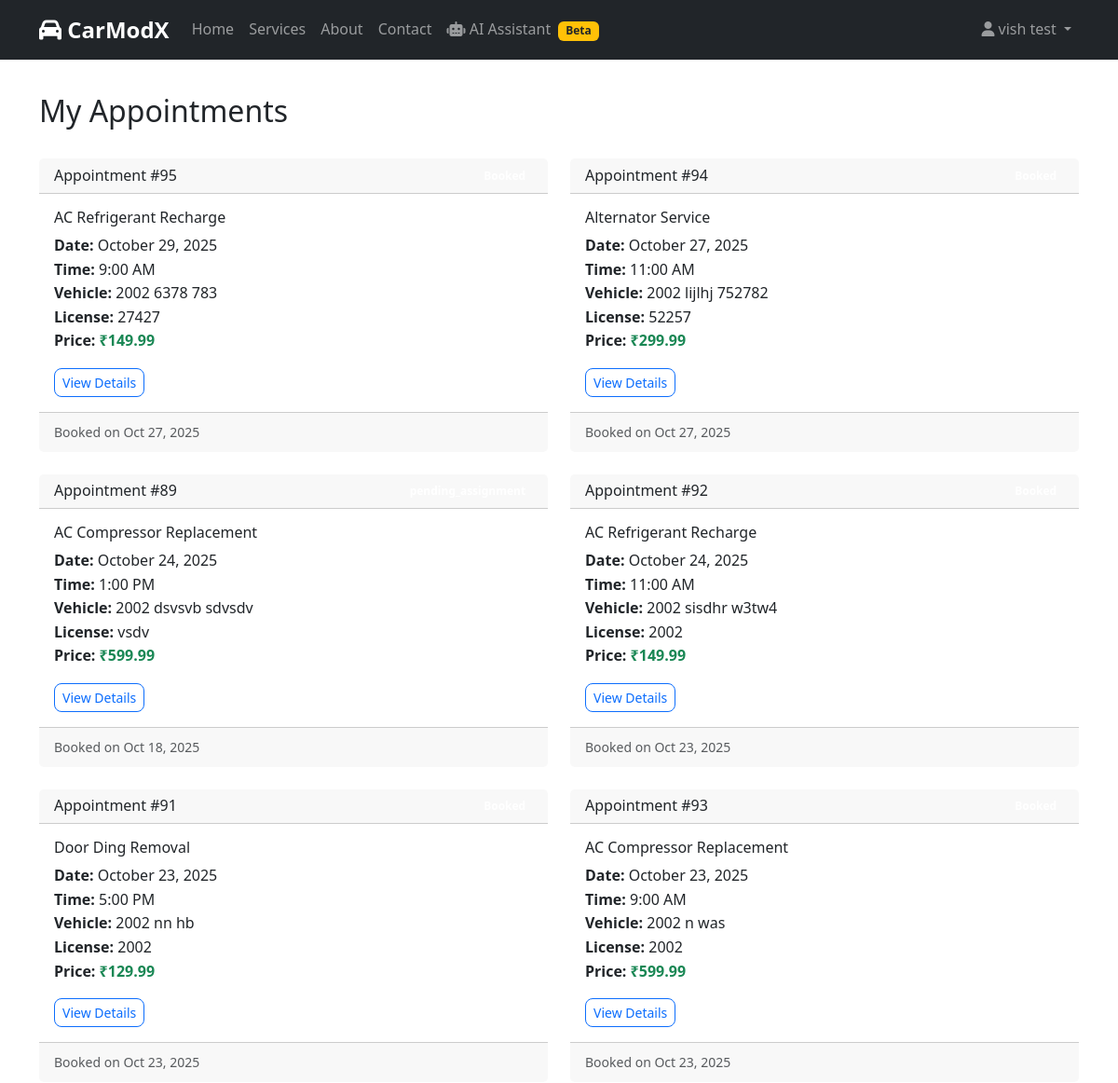
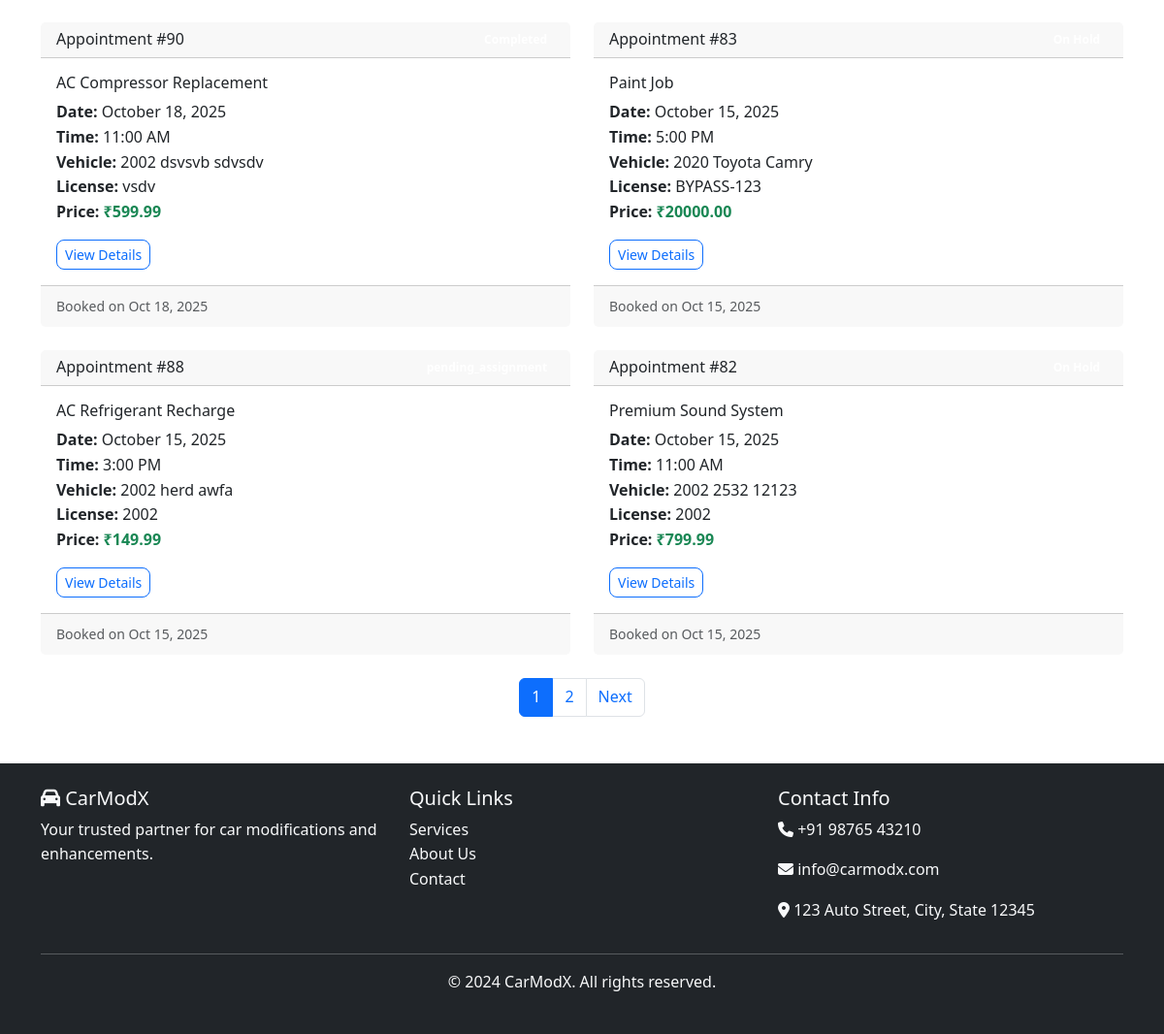
The app's page /appointments/my-appointments/ (signed in), older data (2 pictures, top to bottom).
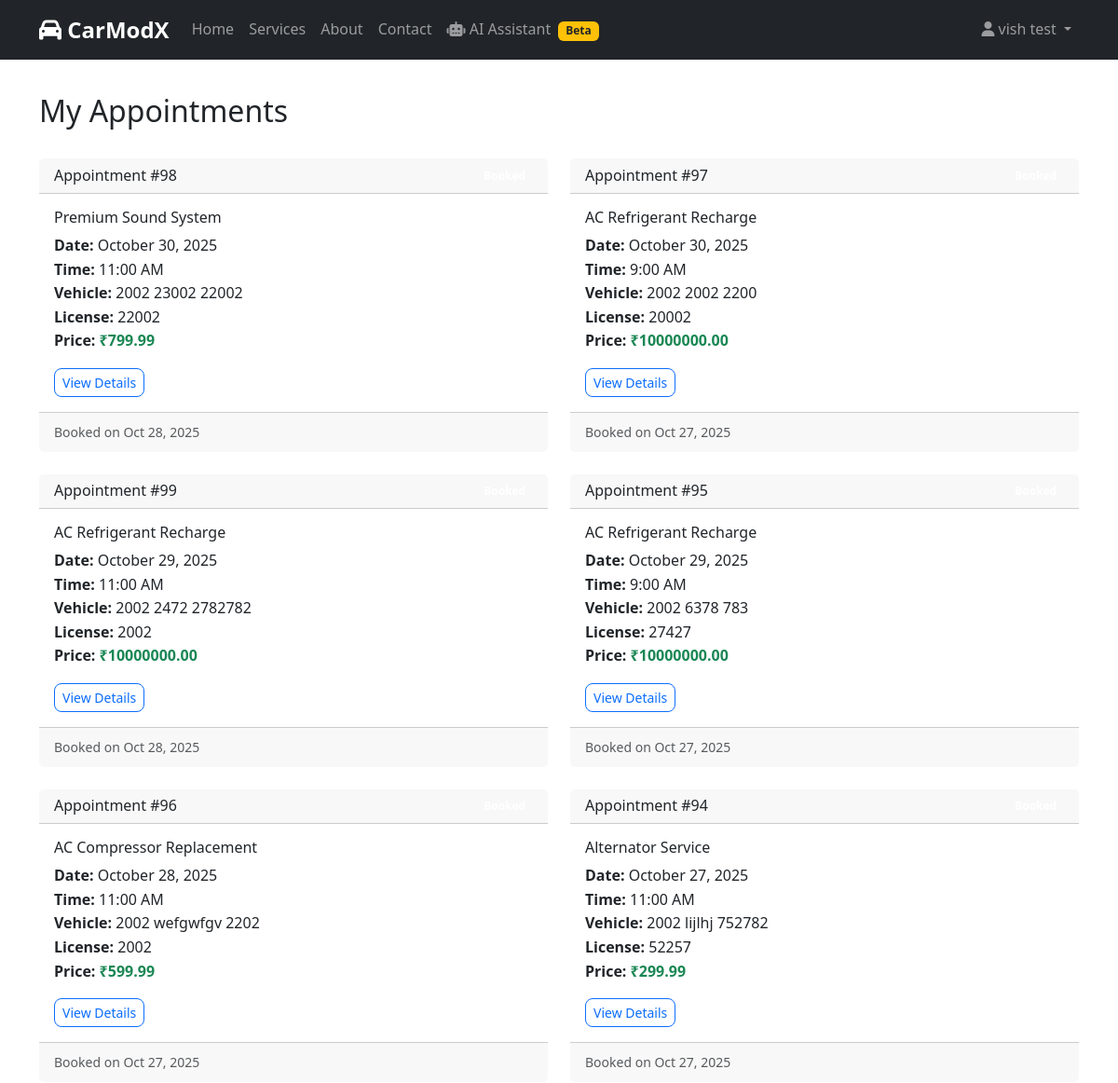
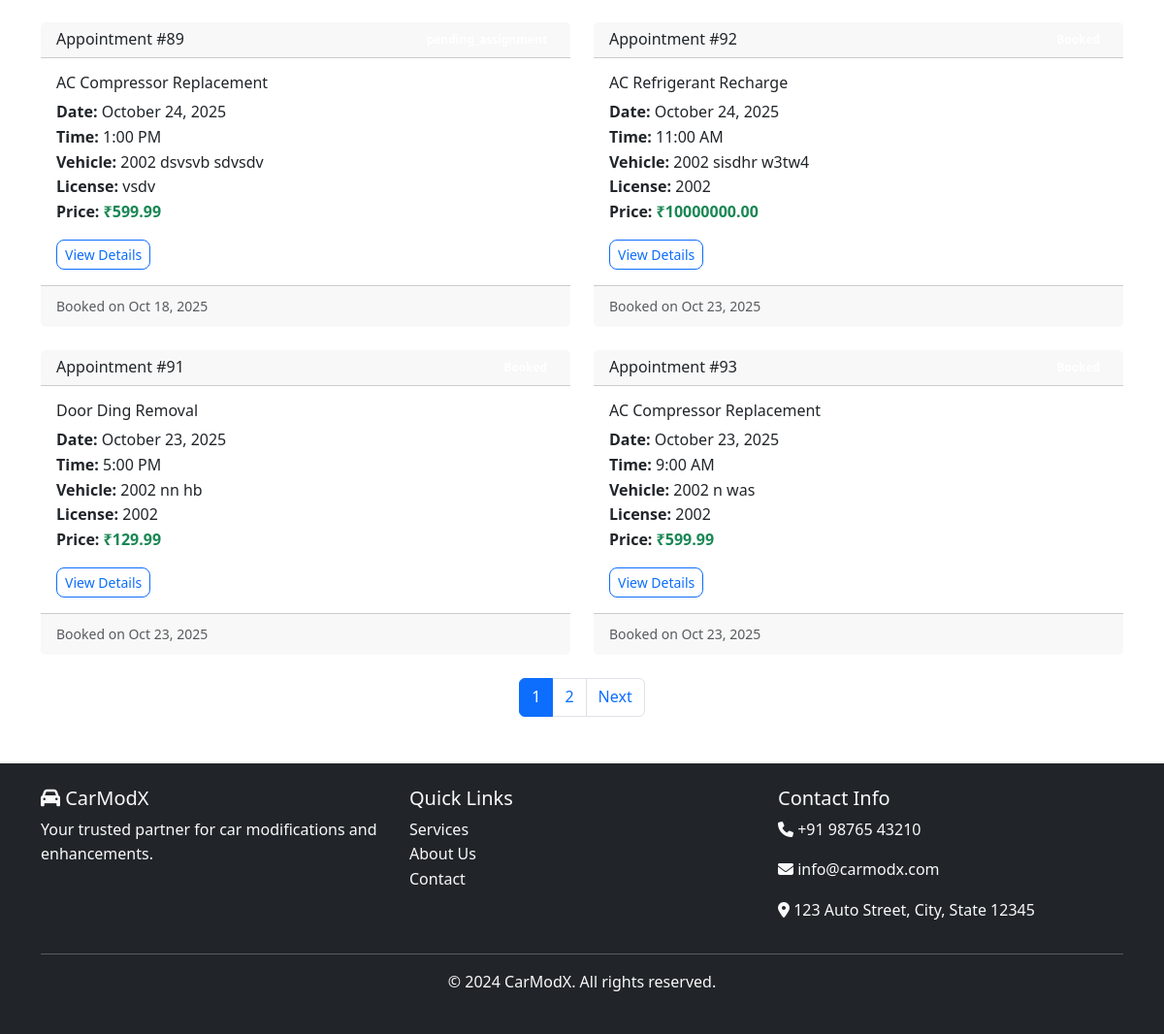
The same page, newer data (2 pictures, top to bottom).
### appointments/models.py (models this page shows, shortened)
class Appointment(models.Model):
    STATUS_CHOICES = [
        ('booked', 'Booked'),
        ('assigned', 'Assigned'),
        ('in_progress', 'In Progress'),
        ('on_hold', 'On Hold'),
        ('completed', 'Completed'),
        ('cancelled', 'Cancelled'),
    ]
    PRIORITY_CHOICES = [
        ('low', 'Low'),
        ('normal', 'Normal'),
        ('high', 'High'),
        ('urgent', 'Urgent'),
    ]
    TIME_SLOT_CHOICES = [
        ('09:00', '9:00 AM'),
        ('11:00', '11:00 AM'),
        ('13:00', '1:00 PM'),
        ('15:00', '3:00 PM'),
        ('17:00', '5:00 PM'),
    ]
    customer = models.ForeignKey(User, on_delete=models.CASCADE, related_name='appointments')
    selected_service = models.ForeignKey(Service, on_delete=models.CASCADE, related_name='appointments')
    slot_date = models.DateField()
    slot_time = models.CharField(max_length=5, choices=TIME_SLOT_CHOICES)
    status = models.CharField(max_length=20, choices=STATUS_CHOICES, default='booked')
    priority = models.CharField(max_length=10, choices=PRIORITY_CHOICES, default='normal')
    assigned_employee = models.ForeignKey(
        User,
        on_delete=models.SET_NULL,
        null=True,
        blank=True,
        related_name='assigned_work',
        limit_choices_to={'role': 'employee'}
    )
    vehicle_make = models.CharField(max_length=50)
    vehicle_model = models.CharField(max_length=50)
    vehicle_year = models.PositiveIntegerField()
    vehicle_license = models.CharField(max_length=20)
    work_started_at = models.DateTimeField(null=True, blank=True)
    work_completed_at = models.DateTimeField(null=True, blank=True)
    estimated_completion = models.DateTimeField(null=True, blank=True)
    special_requirements = models.TextField(blank=True)
    work_notes = models.TextField(blank=True, help_text="Employee work progress notes")
    customer_notes = models.TextField(blank=True, help_text="Customer special requests")
    created_at = models.DateTimeField(auto_now_add=True)
    updated_at = models.DateTimeField(auto_now=True)
    class Meta:
        ordering = ['-created_at']

### services/models.py (models this page shows, shortened)
class Service(models.Model):
    name = models.CharField(max_length=200)
    description = models.TextField()
    category = models.ForeignKey(ServiceCategory, on_delete=models.CASCADE, related_name='services')
    base_price = models.DecimalField(max_digits=10, decimal_places=2, validators=[MinValueValidator(0)])
    estimated_duration = models.DurationField(help_text="Estimated time to complete the service")
    is_active = models.BooleanField(default=True)
    image = models.ImageField(upload_to='services/', blank=True, null=True)
    created_at = models.DateTimeField(auto_now_add=True)
    updated_at = models.DateTimeField(auto_now=True)
    class Meta:
        ordering = ['category', 'name']

### appointments/views.py (the view)
# urls.py: path('my-appointments/', views.my_appointments_view, name='my_appointments'),
@login_required
def my_appointments_view(request):
    appointments = Appointment.objects.filter(customer=request.user).order_by('-slot_date', '-slot_time')
    paginator = Paginator(appointments, 10)
    page_number = request.GET.get('page')
    appointments = paginator.get_page(page_number)
    context = {
        'appointments': appointments,
    }
    return render(request, 'appointments/my_appointments.html', context)

### accounts/models.py (called while the page is built)
    def is_customer(self):
        return self.role == 'customer'

    def is_employee(self):
        return self.role == 'employee'

    def is_admin(self):
        return self.role == 'admin'

### admin_panel/context_processors.py (called while the page is built, shortened)
def admin_quick_actions(request):
    context = {'admin_quick_actions': []}
    if not (request.user.is_authenticated and request.user.is_superuser):
        return context

### admin_panel/templatetags/admin_extras.py (called while the page is built, shortened)
@register.inclusion_tag('admin_panel/quick_actions.html', takes_context=True)
def admin_quick_actions_widget(context, position='top-right'):
    request = context['request']
    user = request.user
    if not (user.is_authenticated and user.is_superuser):
        return {'show_widget': False}

### appointments/templates/appointments/my_appointments.html (shortened to what this page needs)
{% extends 'base.html' %}
{% load static %}
{% block content %}
<div class="container mt-4">
    <div class="d-flex justify-content-between align-items-center mb-4">
        <h2>My Appointments</h2>
    </div>
    {% if appointments %}
        <div class="row">
            {% for appointment in appointments %}
                <div class="col-md-6 mb-4">
                    <div class="card">
                        <div class="card-header d-flex justify-content-between align-items-center">
                            <h6 class="mb-0">Appointment #{{ appointment.id }}</h6>
                            <span class="badge
                                {% if appointment.status == 'booked' %}badge-success
                                {% elif appointment.status == 'cancelled' %}badge-danger
                                {% elif appointment.status == 'completed' %}badge-primary
                                {% endif %}">
                            </span>
                        </div>
                        <div class="card-body">
                            <h6 class="card-title">{{ appointment.selected_service.name }}</h6>
                            <p class="card-text">
                                <strong>Date:</strong> {{ appointment.slot_date|date:"F d, Y" }}<br>
                                <strong>Time:</strong> {{ appointment.get_slot_time_display }}<br>
                                <strong>Vehicle:</strong> {{ appointment.vehicle_year }} {{ appointment.vehicle_make }} {{ appointment.vehicle_model }}<br>
                                <strong>License:</strong> {{ appointment.vehicle_license }}<br>
                                <strong>Price:</strong> <span class="text-success fw-bold">₹{{ appointment.selected_service.base_price|floatformat:2 }}</span>
                            </p>
                            <div class="d-flex gap-2">
                                <a href="{% url 'appointments:appointment_detail' appointment.id %}" class="btn btn-sm btn-outline-primary">
                                    View Details
                                </a>
                            </div>
                        </div>
                        <div class="card-footer text-muted">
                            <small>Booked on {{ appointment.created_at|date:"M d, Y" }}</small>
                        </div>
                    </div>
                </div>
            {% endfor %}
        </div>
        {% if appointments.has_other_pages %}
            <nav aria-label="Appointments pagination">
                <ul class="pagination justify-content-center">
                    {% for num in appointments.paginator.page_range %}
                        {% if appointments.number == num %}
                            <li class="page-item active">
                                <span class="page-link">{{ num }}</span>
                            </li>
                        {% elif num > appointments.number|add:'-3' and num < appointments.number|add:'3' %}
                            <li class="page-item">
                                <a class="page-link" href="?page={{ num }}">{{ num }}</a>
                            </li>
                        {% endif %}
                    {% endfor %}
                    {% if appointments.has_next %}
                        <li class="page-item">
                            <a class="page-link" href="?page={{ appointments.next_page_number }}">Next</a>
                        </li>
                    {% endif %}
                </ul>
            </nav>
        {% endif %}
    {% else %}
        <div class="text-center py-5">
            <i class="fas fa-calendar-times fa-3x text-muted mb-3"></i>
            <h4>No Appointments Yet</h4>
            <p class="text-muted">You haven't booked any appointments yet.</p>
        </div>
    {% endif %}
</div>
{% endblock %}

Row changes from the older to the newer data that the page shows:
no longer on this page (row unchanged): Appointment: id "90", selected_service.name "AC Compressor Replacement", slot_date "October 18, 2025", slot_time "11:00 AM", vehicle_year "2002", vehicle_make "dsvsvb", vehicle_model "sdvsdv", vehicle_license "vsdv", selected_service.base_price "599.99", created_at "Oct 18, 2025"
no longer on this page (row unchanged): Appointment: id "83", selected_service.name "Paint Job", slot_date "October 15, 2025", slot_time "5:00 PM", vehicle_year "2020", vehicle_make "Toyota", vehicle_model "Camry", vehicle_license "BYPASS-123", selected_service.base_price "20000.00", created_at "Oct 15, 2025"
no longer on this page (row unchanged): Appointment: id "88", selected_service.name "AC Refrigerant Recharge", slot_date "October 15, 2025", slot_time "3:00 PM", vehicle_year "2002", vehicle_make "herd", vehicle_model "awfa", vehicle_license "2002", selected_service.base_price "149.99", created_at "Oct 15, 2025"
no longer on this page (row unchanged): Appointment: id "82", selected_service.name "Premium Sound System", slot_date "October 15, 2025", slot_time "11:00 AM", vehicle_year "2002", vehicle_make "2532", vehicle_model "12123", vehicle_license "2002", selected_service.base_price "799.99", created_at "Oct 15, 2025"
added Appointment: id "98", selected_service.name "Premium Sound System", slot_date "October 30, 2025", slot_time "11:00 AM", vehicle_year "2002", vehicle_make "23002", vehicle_model "22002", vehicle_license "22002", selected_service.base_price "799.99", created_at "Oct 28, 2025"
added Appointment: id "97", selected_service.name "AC Refrigerant Recharge", slot_date "October 30, 2025", slot_time "9:00 AM", vehicle_year "2002", vehicle_make "2002", vehicle_model "2200", vehicle_license "20002", selected_service.base_price "10000000.00", created_at "Oct 27, 2025"
added Appointment: id "99", selected_service.name "AC Refrigerant Recharge", slot_date "October 29, 2025", slot_time "11:00 AM", vehicle_year "2002", vehicle_make "2472", vehicle_model "2782782", vehicle_license "2002", selected_service.base_price "10000000.00", created_at "Oct 28, 2025"
changed through a linked row, Appointment id 95: selected_service.base_price "149.99" → "10000000.00"
added Appointment: id "96", selected_service.name "AC Compressor Replacement", slot_date "October 28, 2025", slot_time "11:00 AM", vehicle_year "2002", vehicle_make "wefgwfgv", vehicle_model "2202", vehicle_license "2002", selected_service.base_price "599.99", created_at "Oct 27, 2025"
changed through a linked row, Appointment "sisdhr": selected_service.base_price "149.99" → "10000000.00"
